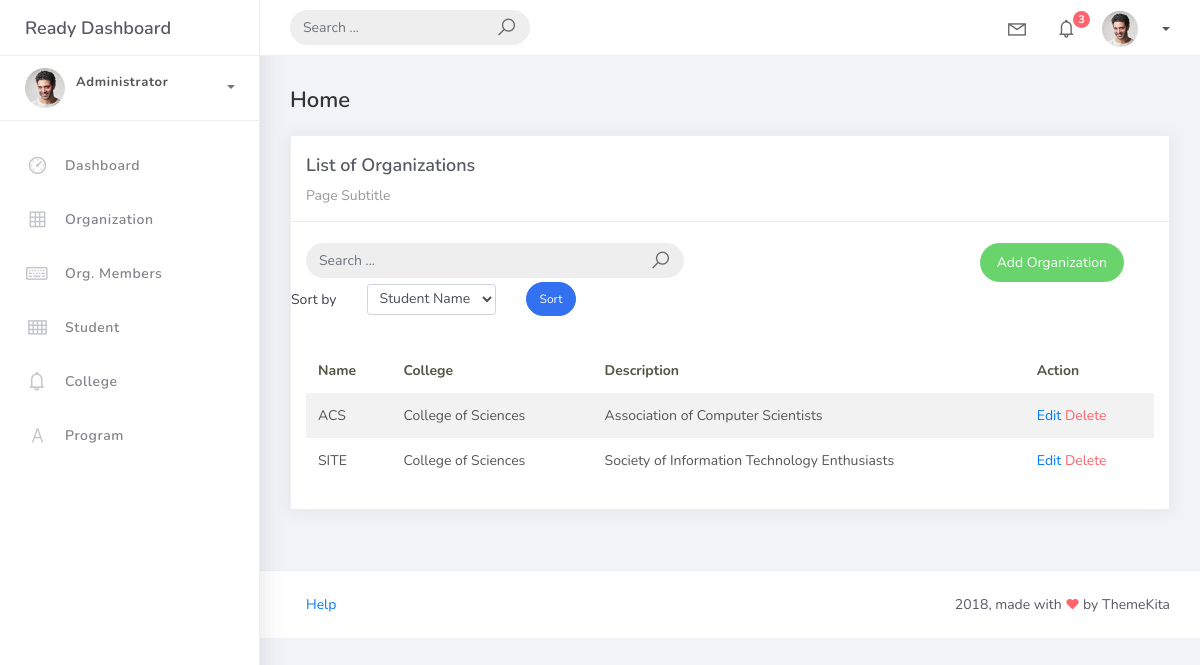
Page /organization_list/ on the earlier database version.
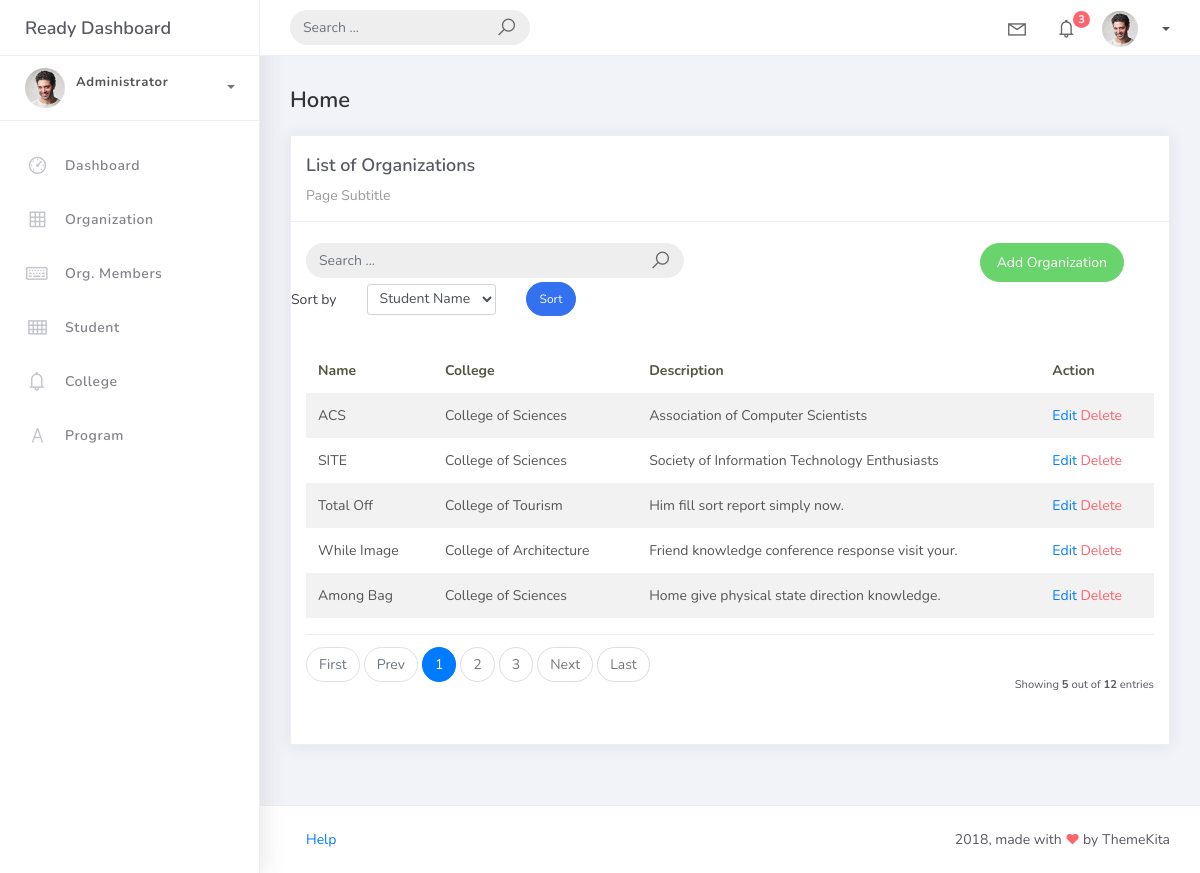
Same page on the later database version.
### studentorg/models.py (models this page shows, shortened)
class BaseModel(models.Model):
    created_at = models.DateTimeField(auto_now_add=True, db_index=True)
    updated_at = models.DateTimeField(auto_now=True)
    class Meta:
        abstract = True

class Organization(BaseModel):
    name = models.CharField(max_length=250)
    college = models.ForeignKey(College, null=True, blank=True, on_delete=models.CASCADE)
    description = models.CharField(max_length=500)

class College(BaseModel):
    college_name = models.CharField(max_length=150)
    def __str__(self):
        return self.college_name

### studentorg/views.py (the view)
# urls.py: path("organization_list/", OrganizationList.as_view(), name="organization-list"),
class OrganizationList(ListView):
    model = Organization
    context_object_name = "organization"
    template_name = "org_list.html"
    paginate_by = 5
    def get_queryset(self):
        qs = super().get_queryset()
        query = self.request.GET.get("q")
        if query:
            qs = qs.filter(
                Q(name__icontains=query) |
                Q(description__icontains=query) |
                Q(college__college_name__icontains=query)
            )
        return qs

### templates/org_list.html (shortened to what this page needs)
{% extends 'base.html' %}
{% load static %}
{% block content %}
<div class="content">
    <div class="container-fluid">
        <h4 class="page-title">Home</h4>
        <div class="row">
            <div class="col-md-12">
                <div class="card">
                    <div class="card-header">
                        <div class="card-title">List of Organizations</div>
                        <div class="card-category">Page Subtitle</div>
                    </div>
                        <div class="col-md-12 row">
                            <div class="col-md-6">
                                <form class="navbar-left navbar-form nav-search mr-md-3" action="{% url 'organization-list'%}">
                                    <div class="input-group">
                                        <input type="text" placeholder="Search ..." class="form-control" name="q" />
                                        <div class="input-group-append">
                                            <span class="input-group-text">
                                                <i class="la la-search search-icon"></i>
                                            </span>
                                        </div>
                                    </div>
                                </form>
                            </div>
                            <div class="col-md-6">
                                <div class="pull-right">
                                    <a href="{% url 'organization-add' %}" class="btn btn-success btn-rounded">Add Organization</a>
                                </div>
                            </div>
                        </div>
                        <form method="get" class="row g-2 align-items-center">
                        <div class="col-auto">
                        <label for="smallSelect" class="col-form-label">Sort by</label>
                        </div>
                        <div class="col-auto">
                        <select class="form-control form-control-sm" id="smallSelect" name="sort_by">
                        <option value="student__lastname" {% if request.GET.sort_by == "student__lastname" %}selected{% endif %}>Student Name</option>
                        </select>
                        </div>
                        <div class="col-auto">
                        <button type="submit" class="btn btn-primary btn-sm btn-rounded">Sort</button>
                         </div>
                        </form>
                    <div class="card-body">
                        <table class="table table-striped mt-3">
                            <thead>
                                <tr>
                                    <th scope="col">Name</th>
                                    <th scope="col">College</th>
                                    <th scope="col">Description</th>
                                    <th scope="col">Action</th>
                                </tr>
                            </thead>
                            <tbody>
                                {% for object in object_list %}
                                <tr>
                                    <td>{{ object.name }}</td>
                                    <td>{{ object.college }}</td>
                                    <td>{{ object.description }}</td>
                                    <td>
                                        <a href="organization_list/{{ object.id }}">Edit</a>
                                        <a href="organization_list/{{ object.id }}/delete" class="text-danger">Delete</a>
                                    </td>
                                    </tr>
                                {% endfor %}
                            </tbody>
                        </table>
                        {% include 'includes/pagination.html' %}
                    </div>
                </div>
            </div>
        </div>
    </div>
</div>
{% endblock %}

Differences in the rows shown:
added Organization: name "Total Off", college "College of Tourism", description "Him fill sort report simply now."
added Organization: name "While Image", college "College of Architecture", description "Friend knowledge conference response visit your."
added Organization: name "Among Bag", college "College of Sciences", description "Home give physical state direction knowledge."
Other differences:
{{ object_list.count }}: (not shown) → "5"
{{ paginator.count }}: (not shown) → "12"
text now shown: "First Prev Next Last Showing out of entries"
new list line: "1"
new list line: "2"
new list line: "3"
